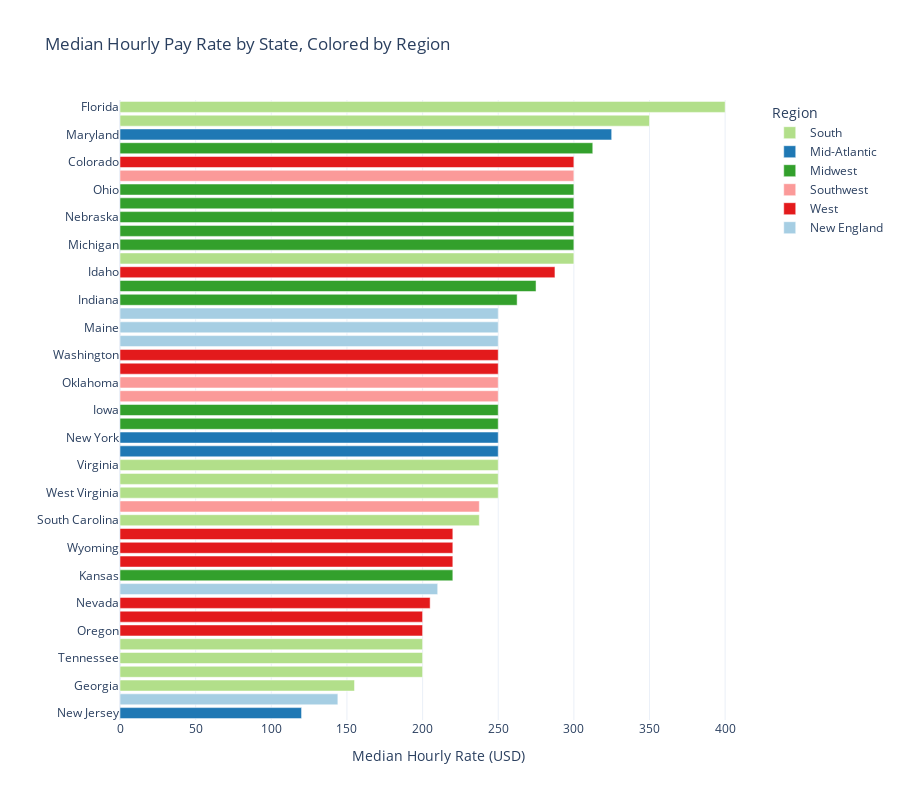

The notebook cell this image was saved under:
### Markdown cell above
# 4. Pay Rate Analysis by Location

Next, I'll investigate the geographical trends in pay rates. We'll analyze which states offer the highest average daily rates for locum tenens positions. A bar chart will show the direct comparison, and a choropleth map will provide an intuitive geographical visualization.

### Code cell
# 4. Pay Rate Analysis by Location

# Define US regions for coloring using the 6 regions
regions = {
    'New England': ['CT', 'ME', 'MA', 'NH', 'RI', 'VT'],
    'Mid-Atlantic': ['DC', 'DE', 'MD', 'NJ', 'NY', 'PA'],
    'South': ['AL', 'AR', 'FL', 'GA', 'KY', 'LA', 'MS', 'NC', 'SC', 'TN', 'VA', 'WV'],
    'Midwest': ['IL', 'IN', 'IA', 'KS', 'MI', 'MN', 'MO', 'NE', 'ND', 'OH', 'SD', 'WI'],
    'Southwest': ['AZ', 'NM', 'OK', 'TX'],
    'West': ['AK', 'CA', 'CO', 'HI', 'ID', 'MT', 'NV', 'OR', 'UT', 'WA', 'WY']
}

def get_region(state_id):
    for region, states in regions.items():
        if state_id in states:
            return region
    return 'Other'

# Group by state and calculate the median hourly rate and job count
state_pay = df_with_rates.groupby(['state', 'state_id']).agg(
    median_hourly_rate=('rate_hourly', 'median'),
    job_count=('job_id', 'count')
).sort_values(by='median_hourly_rate', ascending=False).reset_index()

# Add region information
state_pay['region'] = state_pay['state_id'].apply(get_region)

# Define a clear color map for the 6 regions
color_map = {
    'New England': '#a6cee3',
    'Mid-Atlantic': '#1f78b4',
    'South': '#b2df8a',
    'Midwest': '#33a02c',
    'Southwest': '#fb9a99',
    'West': '#e31a1c'
}

print("Median Hourly Rate by State")
display(state_pay)

# Horizontal Bar Chart for States
fig_bar = px.bar(
    state_pay,
    y='state',
    x='median_hourly_rate',
    orientation='h',
    title='Median Hourly Pay Rate by State, Colored by Region',
    labels={'state': '', 'median_hourly_rate': 'Median Hourly Rate (USD)'},
    color='region',
    color_discrete_map=color_map
)

fig_bar.update_layout(
    showlegend=True, 
    yaxis={'categoryorder':'total ascending'},
    height=800, # Increase height to accommodate all states
    legend_title_text='Region'
)
fig_bar.show()

# Choropleth Map
fig_map = px.choropleth(
    state_pay,
    locations='state_id',
    locationmode="USA-states",
    color='median_hourly_rate',
    scope="usa",
    hover_name='state',
    hover_data={'state_id': False, 'median_hourly_rate': ':.2f', 'job_count': True},
    title='Median Hourly Pay Rate Across the United States',
    color_continuous_scale=px.colors.sequential.Blues,
    labels={'median_hourly_rate': 'Median Hourly Rate', 'job_count': 'Job Count'}
)
fig_map.update_layout(title_x=0.5)
fig_map.show()

### Figure 1 — Plotly figure (JSON) as saved in the notebook; plotly's stock layout.template omitted (floating-point values rounded to 4 significant figures)
{"data": [{"hovertemplate": "region=South<br>Median Hourly Rate (USD)=%{x}<br>=%{y}<extra></extra>", "legendgroup": "South", "marker": {"color": "#b2df8a", "pattern": {"shape": ""}}, "name": "South", "orientation": "h", "showlegend": true, "textposition": "auto", "type": "bar", "x": [400.0, 350.0, 300.0, 250.0, 250.0, 250.0, 237.5, 200.0, 200.0, 200.0, 155.0], "xaxis": "x", "y": ["Florida", "Alabama", "Arkansas", "West Virginia", "Kentucky", "Virginia", "South Carolina", "North Carolina", "Tennessee", "Mississippi", "Georgia"], "yaxis": "y"}, {"hovertemplate": "region=Mid-Atlantic<br>Median Hourly Rate (USD)=%{x}<br>=%{y}<extra></extra>", "legendgroup": "Mid-Atlantic", "marker": {"color": "#1f78b4", "pattern": {"shape": ""}}, "name": "Mid-Atlantic", "orientation": "h", "showlegend": true, "textposition": "auto", "type": "bar", "x": [325.0, 250.0, 250.0, 120.0], "xaxis": "x", "y": ["Maryland", "Pennsylvania", "New York", "New Jersey"], "yaxis": "y"}, {"hovertemplate": "region=Midwest<br>Median Hourly Rate (USD)=%{x}<br>=%{y}<extra></extra>", "legendgroup": "Midwest", "marker": {"color": "#33a02c", "pattern": {"shape": ""}}, "name": "Midwest", "orientation": "h", "showlegend": true, "textposition": "auto", "type": "bar", "x": [312.5, 300.0, 300.0, 300.0, 300.0, 300.0, 275.0, 262.5, 250.0, 250.0, 220.0], "xaxis": "x", "y": ["Minnesota", "Michigan", "North Dakota", "Nebraska", "Missouri", "Ohio", "Wisconsin", "Indiana", "Illinois", "Iowa", "Kansas"], "yaxis": "y"}, {"hovertemplate": "region=Southwest<br>Median Hourly Rate (USD)=%{x}<br>=%{y}<extra></extra>", "legendgroup": "Southwest", "marker": {"color": "#fb9a99", "pattern": {"shape": ""}}, "name": "Southwest", "orientation": "h", "showlegend": true, "textposition": "auto", "type": "bar", "x": [300.0, 250.0, 250.0, 237.5], "xaxis": "x", "y": ["Arizona", "Texas", "Oklahoma", "New Mexico"], "yaxis": "y"}, {"hovertemplate": "region=West<br>Median Hourly Rate (USD)=%{x}<br>=%{y}<extra></extra>", "legendgroup": "West", "marker": {"color": "#e31a1c", "pattern": {"shape": ""}}, "name": "West", "orientation": "h", "showlegend": true, "textposition": "auto", "type": "bar", "x": [300.0, 287.5, 250.0, 250.0, 220.0, 220.0, 220.0, 205.0, 200.0, 200.0], "xaxis": "x", "y": ["Colorado", "Idaho", "Alaska", "Washington", "Utah", "Wyoming", "California", "Nevada", "Oregon", "Montana"], "yaxis": "y"}, {"hovertemplate": "region=New England<br>Median Hourly Rate (USD)=%{x}<br>=%{y}<extra></extra>", "legendgroup": "New England", "marker": {"color": "#a6cee3", "pattern": {"shape": ""}}, "name": "New England", "orientation": "h", "showlegend": true, "textposition": "auto", "type": "bar", "x": [250.0, 250.0, 250.0, 210.0, 144.0], "xaxis": "x", "y": ["New Hampshire", "Maine", "Massachusetts", "Vermont", "Connecticut"], "yaxis": "y"}], "layout": {"barmode": "relative", "height": 800, "legend": {"title": {"text": "Region"}, "tracegroupgap": 0}, "showlegend": true, "title": {"text": "Median Hourly Pay Rate by State, Colored by Region"}, "xaxis": {"anchor": "y", "domain": [0, 1], "title": {"text": "Median Hourly Rate (USD)"}}, "yaxis": {"anchor": "x", "categoryorder": "total ascending", "domain": [0, 1], "title": {"text": ""}}}}
